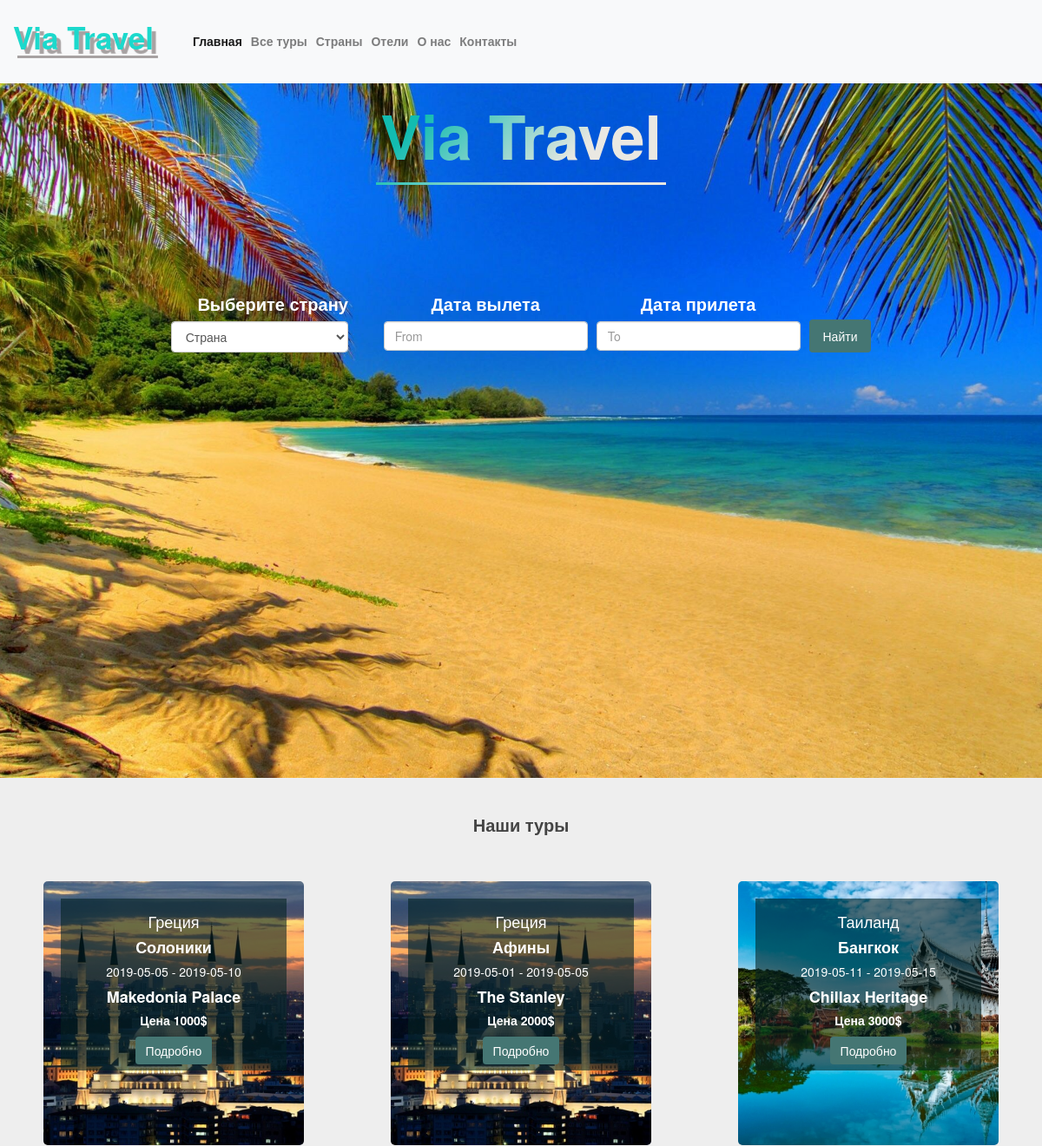
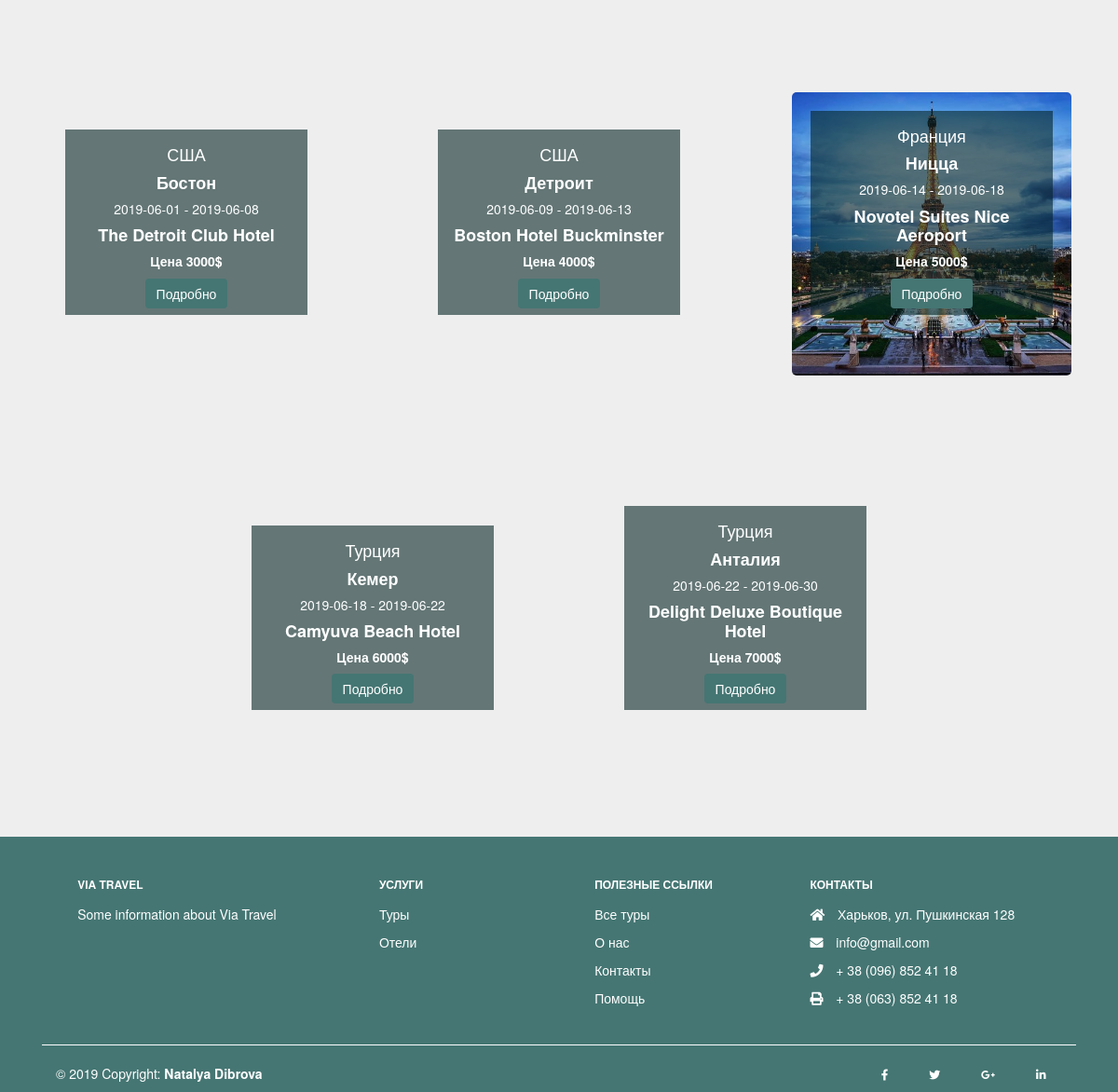
The page / on the database its author committed (2 pictures, top to bottom).
### tables this page shows
CREATE TABLE `tours` (
  `id` int(11) NOT NULL,
  `country_id` int(11) NOT NULL,
  `city_id` int(11) NOT NULL,
  `hotel_id` int(11) NOT NULL,
  `checkin_date` date NOT NULL,
  `checkout_date` date NOT NULL,
  `price` int(11) NOT NULL,
  `title` text NOT NULL,
  `description` text NOT NULL
);

CREATE TABLE `cities` (
  `id` int(11) NOT NULL,
  `title` text NOT NULL,
  `country_id` int(11) NOT NULL
);

CREATE TABLE `hotels` (
  `id` int(11) NOT NULL,
  `title` text NOT NULL,
  `city_id` int(11) NOT NULL,
  `category` text NOT NULL
);

### lib/controllers/Controller.php (called while the page is built, shortened)
<?php
class Controller{
    public function __construct($db, $logger)
    {
        $this->db = $db;
    }
}

### lib/controllers/HomeController.php (the view, shortened to what this page needs)
<?php
class HomeController extends Controller
{
    private $toursList = [];
    public function render()
    {
        $start_date = isset($_POST["start-date"]) ? $_POST["start-date"] : "";
        $finish_date = isset($_POST["finish-date"]) ? $_POST["finish-date"] : "";
    ?>
    <div class="row justify-content-center">
        <div class="col-10">
            <form class='form' action="?tour_search" method="post">
                <div class="form-row">
                    <div class="form-group col-md-3 offset-md-1">
                        <label for="country">Выберите страну</label>
                        <select id="country" name="country" class="form-control">
                            <option value="0">Страна</option>
                        </select>
                    </div>
                    <div class="form-group col-md-3">
                        <label for="start-date">Дата вылета</label>
                        <input id="start-date"
                               name="start-date"
                               type="text"
                               class="form-control"
                               placeholder="From"
                               value="<?=$start_date?>">
                    </div>
                    <div class="form-group col-md-3">
                        <label for="finish-date">Дата прилета</label>
                        <input id="finish-date"
                               name="finish-date"
                               type="text"
                               class="form-control"
                               placeholder="To"
                                value="<?=$finish_date?>">
                    </div>
                    <div class="form-group col-md-1 align-bottom d-flex">
                        <button id='searchTours' type="submit" class="btn btn-primary align-bottom">Найти</button>
                    </div>
                </div>
            </form>
        </div>
    </div>
    <?php
    }
    public function tourSearch($countryid, $startDate, $finishDate)
    {
        if($countryid && ($startDate) && ($finishDate)){
            $this->log->write("condition 1");
            $sql = "SELECT * FROM tours WHERE country_id='{$countryid}' && checkin_date>='{$startDate}' && checkout_date<='{$finishDate}'";
            $this->toursList = $this->db->query($sql)->fetchAll();
            $this->log->write( $startDate."::::".$finishDate);
        }else if($countryid){
            $this->log->write("condition 2($countryid)");
            $sql = "SELECT * FROM tours WHERE country_id='{$countryid}'";
            $this->toursList = $this->db->query($sql)->fetchAll();
        }else if($startDate && $finishDate){
            $this->log->write("condition 3");
            $sql = "SELECT * FROM tours WHERE checkin_date>='{$startDate}' && checkout_date<='{$finishDate}'";
            $this->toursList = $this->db->query($sql)->fetchAll();
        }else{
            $this->log->write("condition 4");
            $sql = "SELECT * FROM tours";
            $this->toursList = $this->db->query($sql)->fetchAll();
        }
         if( count($this->toursList) ){
            foreach ($this->toursList as $tour){
                $sql2 = "SELECT * FROM hotels WHERE id='{$tour["hotel_id"]}'";
                $result = $this->db->query($sql2)->fetch();
                $sql3 = "SELECT * FROM cities WHERE id='{$tour["city_id"]}'";
                $city = $this->db->query($sql3)->fetch();
                echo "<div class='mainContentComponents' style='background: url(../../css/img/{$tour['title']}.jpg); background-size: cover; background-position: center center'><div class='background'>";
                    echo "<h4>".$tour["title"]."</h4>";
                    echo "<h4><strong>".$city["title"]."</strong></h4>";
                    echo "<h5>{$tour['checkin_date']} - {$tour['checkout_date']}</h5>";
                    echo "<h4><strong>{$result['title']}</strong></h4>";
                    echo "<h5><strong>Цена {$tour['price']}$</strong></h5>";
                    echo "<a class='btn btn-primary' href=?tour={$tour['id']}>Подробно</a>";
                echo "</div></div>";
            }
        }else{
            echo "<div class='noTours'><p>Туры не найдены</p></div><br>";
        }
    }
}
?>

### css/style.css (style rules this page uses)
* { margin:0;padding:0 }
.row { text-indent:0;margin:0;padding:0 }
body { background-color:#eee;text-align:center }
#content .form { margin:30vh auto 0 auto;color:#fff;font-size:20px;text-align:center }
#content .form #searchTours { width:100px;margin-top:32px }
.mainContentComponents { display:inline-block;width:25vw;margin:50px 50px;text-align:center;padding:20px;border-radius:5px;background-color:#6a5c4b;color:#fff;height:38vh }
.mainContentComponents a { text-decoration:none;color:#fff }
.background { width:100%;padding:7px;background-color:rgba(2,34,34,0.58) }
.btn-primary { background-color:#457673 !important;border:0 }
select.form-control:not([size]):not([multiple]) { height:auto !important;width:87% }

### rows shown on the page
tours: title (picture), title "Греция", city.title "Солоники", checkin_date "2019-05-05", checkout_date "2019-05-10", hotel.title "Makedonia Palace", price "1000"
tours: title (picture), title "Греция", city.title "Афины", checkin_date "2019-05-01", checkout_date "2019-05-05", hotel.title "The Stanley", price "2000"
tours: title (picture), title "Таиланд", city.title "Бангкок", checkin_date "2019-05-11", checkout_date "2019-05-15", hotel.title "Chillax Heritage", price "3000"
tours: title "США", city.title "Бостон", checkin_date "2019-06-01", checkout_date "2019-06-08", hotel.title "The Detroit Club Hotel", price "3000"
tours: title "США", city.title "Детроит", checkin_date "2019-06-09", checkout_date "2019-06-13", hotel.title "Boston Hotel Buckminster", price "4000"
tours: title (picture), title "Франция", city.title "Ницца", checkin_date "2019-06-14", checkout_date "2019-06-18", hotel.title "Novotel Suites Nice Aeroport", price "5000"
tours: title "Турция", city.title "Кемер", checkin_date "2019-06-18", checkout_date "2019-06-22", hotel.title "Camyuva Beach Hotel", price "6000"
tours: title "Турция", city.title "Анталия", checkin_date "2019-06-22", checkout_date "2019-06-30", hotel.title "Delight Deluxe Boutique Hotel", price "7000"

### other values the page prints
$k "Главная"
$k "Все туры"
$k "Страны"
$k "Отели"
$k "О нас"
$k "Контакты"
